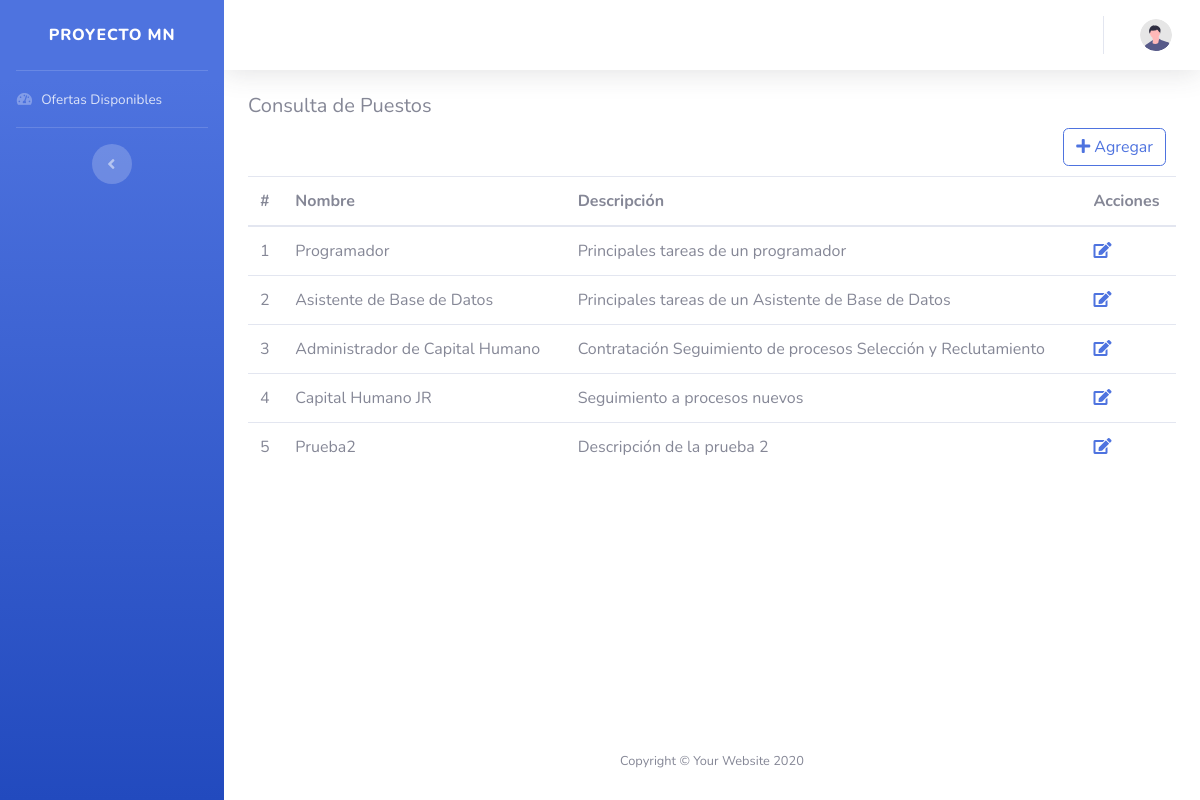
Screenshot of /View/Puestos/consultarPuestos.php with the database file from the repository.
### tables this page shows
CREATE TABLE `puesto` (
  `Id` bigint(20) NOT NULL AUTO_INCREMENT,
  `Nombre` varchar(50) NOT NULL,
  `Descripcion` varchar(255) NOT NULL,
  PRIMARY KEY (`Id`)
);

### Model/PuestosModel.php (called while the page is built, shortened)
<?php
    function ConsultarPuestosModel()
    {
        try
        {
            $context = AbrirBaseDatos();
            $sentencia = "CALL SP_ConsultarPuestos()";
            $resultado = $context -> query($sentencia);
            return $resultado;
        }
        catch(Exception $error)
        {
            return null;
        }
    }
    ?>

### Controller/PuestosController.php (called while the page is built, shortened)
<?php
    include_once $_SERVER["DOCUMENT_ROOT"] . "/Proyecto/Model/PuestosModel.php";
    function ConsultarPuestos()
    {
        return ConsultarPuestosModel();
    }
    ?>

### View/Puestos/consultarPuestos.php (the view, shortened to what this page needs)
<?php
    include_once $_SERVER["DOCUMENT_ROOT"] . "/Proyecto/Controller/PuestosController.php";
    include_once $_SERVER["DOCUMENT_ROOT"] . "/Proyecto/View/layoutInterno.php";
?>
<!DOCTYPE html>
<html lang="en">
<body id="page-top">
    <div id="wrapper">
        <div id="content-wrapper" class="d-flex flex-column">
            <div id="content">
                <div class="container-fluid">
                <h5>Consulta de Puestos</h5>
                <div style="text-align:right; margin:10px;">
                    <a class="btn btn-outline-primary" href="agregarPuestos.php"><i class="fa fa-plus"></i> Agregar </a>
                </div>
                    <table id="example" class="table">
                        <thead>
                            <tr>
                                <th>#</th>
                                <th>Nombre</th>
                                <th>Descripción</th>
                                <th>Acciones</th>
                            </tr>
                        </thead>
                        <tbody>
                            <?php
                                $datos = ConsultarPuestos();
                                while($row = mysqli_fetch_array($datos))
                                {
                                    echo "<tr>";
                                    echo "<td>" . $row["Id"] . "</td>";
                                    echo "<td>" . $row["Nombre"] . "</td>";
                                    echo "<td>" . $row["Descripcion"] . "</td>";
                                    echo "<td><a href='actualizarPuestos.php?q=" . $row["Id"] . "'><i class='fa fa-edit'></i></td>";
                                    echo "</tr>";
                                }
                            ?>
                        </tbody>
                    </table>
                </div>
            </div>
        </div>
    </div>
</body>
</html>

### rows the page displays
puesto: Id "1", Nombre "Programador", Descripcion "Principales tareas de un programador"
puesto: Id "2", Nombre "Asistente de Base de Datos", Descripcion "Principales tareas de un Asistente de Base de Datos"
puesto: Id "3", Nombre "Administrador de Capital Humano", Descripcion "Contratación Seguimiento de procesos Selección y Reclutamiento"
puesto: Id "4", Nombre "Capital Humano JR", Descripcion "Seguimiento a procesos nuevos"
puesto: Id "5", Nombre "Prueba2", Descripcion "Descripción de la prueba 2"
